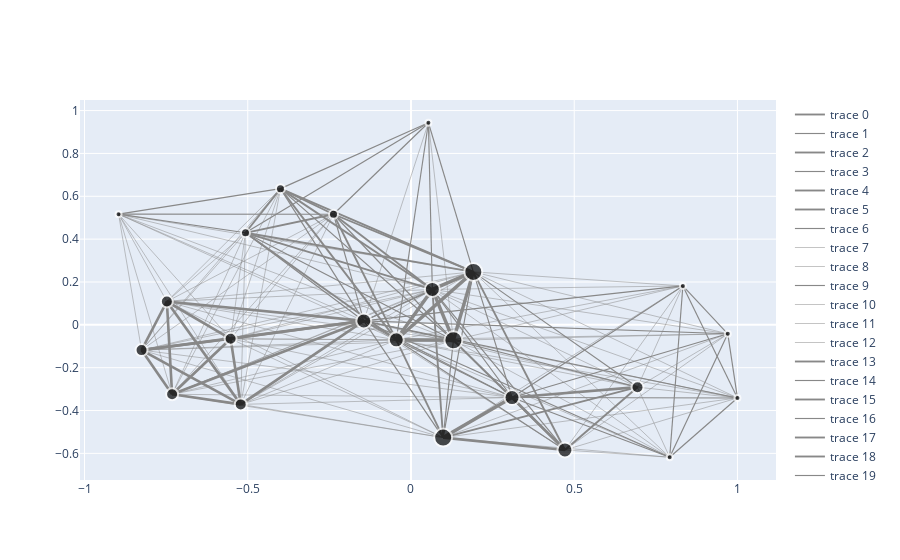

The notebook cell saved with this chart:
### Code cell
fig = go.Figure()

for trace in edge_trace:
    fig.add_trace(trace)

fig.add_trace(node_trace)

fig.show()

### Figure 1 — Plotly figure (JSON) as saved in the notebook; plotly's stock layout.template omitted (floating-point values rounded to 4 significant figures)
{"data": [{"hoverinfo": "none", "line": {"color": "#888", "width": 1.869}, "mode": "lines", "type": "scatter", "x": [-0.507, -0.3998, null], "y": [0.4296, 0.6357, null]}, {"hoverinfo": "none", "line": {"color": "#888", "width": 1.149}, "mode": "lines", "type": "scatter", "x": [-0.507, 0.05334, null], "y": [0.4296, 0.9433, null]}, {"hoverinfo": "none", "line": {"color": "#888", "width": 1.869}, "mode": "lines", "type": "scatter", "x": [-0.507, -0.04505, null], "y": [0.4296, -0.06998, null]}, {"hoverinfo": "none", "line": {"color": "#888", "width": 1.149}, "mode": "lines", "type": "scatter", "x": [-0.507, 0.1299, null], "y": [0.4296, -0.07197, null]}, {"hoverinfo": "none", "line": {"color": "#888", "width": 1.869}, "mode": "lines", "type": "scatter", "x": [-0.507, 0.06538, null], "y": [0.4296, 0.1653, null]}, {"hoverinfo": "none", "line": {"color": "#888", "width": 1.869}, "mode": "lines", "type": "scatter", "x": [-0.507, 0.1909, null], "y": [0.4296, 0.2472, null]}, {"hoverinfo": "none", "line": {"color": "#888", "width": 1.149}, "mode": "lines", "type": "scatter", "x": [-0.507, -0.8958, null], "y": [0.4296, 0.5166, null]}, {"hoverinfo": "none", "line": {"color": "#888", "width": 0.5}, "mode": "lines", "type": "scatter", "x": [-0.507, -0.5525, null], "y": [0.4296, -0.06524, null]}, {"hoverinfo": "none", "line": {"color": "#888", "width": 0.5}, "mode": "lines", "type": "scatter", "x": [-0.507, -0.7478, null], "y": [0.4296, 0.1089, null]}, {"hoverinfo": "none", "line": {"color": "#888", "width": 1.149}, "mode": "lines", "type": "scatter", "x": [-0.507, -0.1446, null], "y": [0.4296, 0.01824, null]}, {"hoverinfo": "none", "line": {"color": "#888", "width": 0.5}, "mode": "lines", "type": "scatter", "x": [-0.507, -0.5215, null], "y": [0.4296, -0.3713, null]}, {"hoverinfo": "none", "line": {"color": "#888", "width": 0.5}, "mode": "lines", "type": "scatter", "x": [-0.507, -0.7318, null], "y": [0.4296, -0.3242, null]}, {"hoverinfo": "none", "line": {"color": "#888", "width": 0.5}, "mode": "lines", "type": "scatter", "x": [-0.507, -0.8254, null], "y": [0.4296, -0.1179, null]}, {"hoverinfo": "none", "line": {"color": "#888", "width": 1.869}, "mode": "lines", "type": "scatter", "x": [-0.507, -0.2374, null], "y": [0.4296, 0.5161, null]}, {"hoverinfo": "none", "line": {"color": "#888", "width": 1.149}, "mode": "lines", "type": "scatter", "x": [-0.3998, 0.05334, null], "y": [0.6357, 0.9433, null]}, {"hoverinfo": "none", "line": {"color": "#888", "width": 1.869}, "mode": "lines", "type": "scatter", "x": [-0.3998, -0.04505, null], "y": [0.6357, -0.06998, null]}, {"hoverinfo": "none", "line": {"color": "#888", "width": 1.149}, "mode": "lines", "type": "scatter", "x": [-0.3998, 0.1299, null], "y": [0.6357, -0.07197, null]}, {"hoverinfo": "none", "line": {"color": "#888", "width": 1.869}, "mode": "lines", "type": "scatter", "x": [-0.3998, 0.06538, null], "y": [0.6357, 0.1653, null]}, {"hoverinfo": "none", "line": {"color": "#888", "width": 1.869}, "mode": "lines", "type": "scatter", "x": [-0.3998, 0.1909, null], "y": [0.6357, 0.2472, null]}, {"hoverinfo": "none", "line": {"color": "#888", "width": 1.149}, "mode": "lines", "type": "scatter", "x": [-0.3998, -0.8958, null], "y": [0.6357, 0.5166, null]}, {"hoverinfo": "none", "line": {"color": "#888", "width": 0.5}, "mode": "lines", "type": "scatter", "x": [-0.3998, -0.5525, null], "y": [0.6357, -0.06524, null]}, {"hoverinfo": "none", "line": {"color": "#888", "width": 0.5}, "mode": "lines", "type": "scatter", "x": [-0.3998, -0.7478, null], "y": [0.6357, 0.1089, null]}, {"hoverinfo": "none", "line": {"color": "#888", "width": 1.149}, "mode": "lines", "type": "scatter", "x": [-0.3998, -0.1446, null], "y": [0.6357, 0.01824, null]}, {"hoverinfo": "none", "line": {"color": "#888", "width": 0.5}, "mode": "lines", "type": "scatter", "x": [-0.3998, -0.5215, null], "y": [0.6357, -0.3713, null]}, {"hoverinfo": "none", "line": {"color": "#888", "width": 0.5}, "mode": "lines", "type": "scatter", "x": [-0.3998, -0.7318, null], "y": [0.6357, -0.3242, null]}, {"hoverinfo": "none", "line": {"color": "#888", "width": 0.5}, "mode": "lines", "type": "scatter", "x": [-0.3998, -0.8254, null], "y": [0.6357, -0.1179, null]}, {"hoverinfo": "none", "line": {"color": "#888", "width": 1.869}, "mode": "lines", "type": "scatter", "x": [-0.3998, -0.2374, null], "y": [0.6357, 0.5161, null]}, {"hoverinfo": "none", "line": {"color": "#888", "width": 1.149}, "mode": "lines", "type": "scatter", "x": [0.05334, -0.04505, null], "y": [0.9433, -0.06998, null]}, {"hoverinfo": "none", "line": {"color": "#888", "width": 0.5}, "mode": "lines", "type": "scatter", "x": [0.05334, 0.1299, null], "y": [0.9433, -0.07197, null]}, {"hoverinfo": "none", "line": {"color": "#888", "width": 1.149}, "mode": "lines", "type": "scatter", "x": [0.05334, 0.06538, null], "y": [0.9433, 0.1653, null]}, {"hoverinfo": "none", "line": {"color": "#888", "width": 1.149}, "mode": "lines", "type": "scatter", "x": [0.05334, 0.1909, null], "y": [0.9433, 0.2472, null]}, {"hoverinfo": "none", "line": {"color": "#888", "width": 0.5}, "mode": "lines", "type": "scatter", "x": [0.05334, -0.1446, null], "y": [0.9433, 0.01824, null]}, {"hoverinfo": "none", "line": {"color": "#888", "width": 1.149}, "mode": "lines", "type": "scatter", "x": [0.05334, -0.2374, null], "y": [0.9433, 0.5161, null]}, {"hoverinfo": "none", "line": {"color": "#888", "width": 3.449}, "mode": "lines", "type": "scatter", "x": [-0.04505, 0.1299, null], "y": [-0.06998, -0.07197, null]}, {"hoverinfo": "none", "line": {"color": "#888", "width": 3.449}, "mode": "lines", "type": "scatter", "x": [-0.04505, 0.06538, null], "y": [-0.06998, 0.1653, null]}, {"hoverinfo": "none", "line": {"color": "#888", "width": 3.449}, "mode": "lines", "type": "scatter", "x": [-0.04505, 0.1909, null], "y": [-0.06998, 0.2472, null]}, {"hoverinfo": "none", "line": {"color": "#888", "width": 0.5}, "mode": "lines", "type": "scatter", "x": [-0.04505, -0.8958, null], "y": [-0.06998, 0.5166, null]}, {"hoverinfo": "none", "line": {"color": "#888", "width": 0.5}, "mode": "lines", "type": "scatter", "x": [-0.04505, -0.5525, null], "y": [-0.06998, -0.06524, null]}, {"hoverinfo": "none", "line": {"color": "#888", "width": 0.5}, "mode": "lines", "type": "scatter", "x": [-0.04505, -0.7478, null], "y": [-0.06998, 0.1089, null]}, {"hoverinfo": "none", "line": {"color": "#888", "width": 1.149}, "mode": "lines", "type": "scatter", "x": [-0.04505, -0.1446, null], "y": [-0.06998, 0.01824, null]}, {"hoverinfo": "none", "line": {"color": "#888", "width": 0.5}, "mode": "lines", "type": "scatter", "x": [-0.04505, -0.5215, null], "y": [-0.06998, -0.3713, null]}, {"hoverinfo": "none", "line": {"color": "#888", "width": 0.5}, "mode": "lines", "type": "scatter", "x": [-0.04505, -0.7318, null], "y": [-0.06998, -0.3242, null]}, {"hoverinfo": "none", "line": {"color": "#888", "width": 0.5}, "mode": "lines", "type": "scatter", "x": [-0.04505, -0.8254, null], "y": [-0.06998, -0.1179, null]}, {"hoverinfo": "none", "line": {"color": "#888", "width": 1.149}, "mode": "lines", "type": "scatter", "x": [-0.04505, 0.4716, null], "y": [-0.06998, -0.5841, null]}, {"hoverinfo": "none", "line": {"color": "#888", "width": 1.149}, "mode": "lines", "type": "scatter", "x": [-0.04505, 0.3095, null], "y": [-0.06998, -0.3393, null]}, {"hoverinfo": "none", "line": {"color": "#888", "width": 1.869}, "mode": "lines", "type": "scatter", "x": [-0.04505, 0.09851, null], "y": [-0.06998, -0.5263, null]}, {"hoverinfo": "none", "line": {"color": "#888", "width": 0.5}, "mode": "lines", "type": "scatter", "x": [-0.04505, 1, null], "y": [-0.06998, -0.3413, null]}, {"hoverinfo": "none", "line": {"color": "#888", "width": 0.5}, "mode": "lines", "type": "scatter", "x": [-0.04505, 0.8328, null], "y": [-0.06998, 0.1816, null]}, {"hoverinfo": "none", "line": {"color": "#888", "width": 0.5}, "mode": "lines", "type": "scatter", "x": [-0.04505, 0.7924, null], "y": [-0.06998, -0.6181, null]}, {"hoverinfo": "none", "line": {"color": "#888", "width": 0.5}, "mode": "lines", "type": "scatter", "x": [-0.04505, 0.9704, null], "y": [-0.06998, -0.04186, null]}, {"hoverinfo": "none", "line": {"color": "#888", "width": 0.5}, "mode": "lines", "type": "scatter", "x": [-0.04505, 0.6939, null], "y": [-0.06998, -0.291, null]}, {"hoverinfo": "none", "line": {"color": "#888", "width": 1.869}, "mode": "lines", "type": "scatter", "x": [-0.04505, -0.2374, null], "y": [-0.06998, 0.5161, null]}, {"hoverinfo": "none", "line": {"color": "#888", "width": 3.449}, "mode": "lines", "type": "scatter", "x": [0.1299, 0.06538, null], "y": [-0.07197, 0.1653, null]}, {"hoverinfo": "none", "line": {"color": "#888", "width": 3.449}, "mode": "lines", "type": "scatter", "x": [0.1299, 0.1909, null], "y": [-0.07197, 0.2472, null]}, {"hoverinfo": "none", "line": {"color": "#888", "width": 0.5}, "mode": "lines", "type": "scatter", "x": [0.1299, -0.8958, null], "y": [-0.07197, 0.5166, null]}, {"hoverinfo": "none", "line": {"color": "#888", "width": 0.5}, "mode": "lines", "type": "scatter", "x": [0.1299, -0.5525, null], "y": [-0.07197, -0.06524, null]}, {"hoverinfo": "none", "line": {"color": "#888", "width": 0.5}, "mode": "lines", "type": "scatter", "x": [0.1299, -0.7478, null], "y": [-0.07197, 0.1089, null]}, {"hoverinfo": "none", "line": {"color": "#888", "width": 1.149}, "mode": "lines", "type": "scatter", "x": [0.1299, -0.1446, null], "y": [-0.07197, 0.01824, null]}, {"hoverinfo": "none", "line": {"color": "#888", "width": 0.5}, "mode": "lines", "type": "scatter", "x": [0.1299, -0.5215, null], "y": [-0.07197, -0.3713, null]}, {"hoverinfo": "none", "line": {"color": "#888", "width": 0.5}, "mode": "lines", "type": "scatter", "x": [0.1299, -0.7318, null], "y": [-0.07197, -0.3242, null]}, {"hoverinfo": "none", "line": {"color": "#888", "width": 0.5}, "mode": "lines", "type": "scatter", "x": [0.1299, -0.8254, null], "y": [-0.07197, -0.1179, null]}, {"hoverinfo": "none", "line": {"color": "#888", "width": 1.869}, "mode": "lines", "type": "scatter", "x": [0.1299, 0.4716, null], "y": [-0.07197, -0.5841, null]}, {"hoverinfo": "none", "line": {"color": "#888", "width": 1.149}, "mode": "lines", "type": "scatter", "x": [0.1299, 0.3095, null], "y": [-0.07197, -0.3393, null]}, {"hoverinfo": "none", "line": {"color": "#888", "width": 1.149}, "mode": "lines", "type": "scatter", "x": [0.1299, 0.09851, null], "y": [-0.07197, -0.5263, null]}, {"hoverinfo": "none", "line": {"color": "#888", "width": 0.5}, "mode": "lines", "type": "scatter", "x": [0.1299, 1, null], "y": [-0.07197, -0.3413, null]}, {"hoverinfo": "none", "line": {"color": "#888", "width": 0.5}, "mode": "lines", "type": "scatter", "x": [0.1299, 0.8328, null], "y": [-0.07197, 0.1816, null]}, {"hoverinfo": "none", "line": {"color": "#888", "width": 0.5}, "mode": "lines", "type": "scatter", "x": [0.1299, 0.7924, null], "y": [-0.07197, -0.6181, null]}, {"hoverinfo": "none", "line": {"color": "#888", "width": 0.5}, "mode": "lines", "type": "scatter", "x": [0.1299, 0.9704, null], "y": [-0.07197, -0.04186, null]}, {"hoverinfo": "none", "line": {"color": "#888", "width": 1.149}, "mode": "lines", "type": "scatter", "x": [0.1299, 0.6939, null], "y": [-0.07197, -0.291, null]}, {"hoverinfo": "none", "line": {"color": "#888", "width": 1.149}, "mode": "lines", "type": "scatter", "x": [0.1299, -0.2374, null], "y": [-0.07197, 0.5161, null]}, {"hoverinfo": "none", "line": {"color": "#888", "width": 3.449}, "mode": "lines", "type": "scatter", "x": [0.06538, 0.1909, null], "y": [0.1653, 0.2472, null]}, {"hoverinfo": "none", "line": {"color": "#888", "width": 0.5}, "mode": "lines", "type": "scatter", "x": [0.06538, -0.8958, null], "y": [0.1653, 0.5166, null]}, {"hoverinfo": "none", "line": {"color": "#888", "width": 0.5}, "mode": "lines", "type": "scatter", "x": [0.06538, -0.5525, null], "y": [0.1653, -0.06524, null]}, {"hoverinfo": "none", "line": {"color": "#888", "width": 0.5}, "mode": "lines", "type": "scatter", "x": [0.06538, -0.7478, null], "y": [0.1653, 0.1089, null]}, {"hoverinfo": "none", "line": {"color": "#888", "width": 1.149}, "mode": "lines", "type": "scatter", "x": [0.06538, -0.1446, null], "y": [0.1653, 0.01824, null]}, {"hoverinfo": "none", "line": {"color": "#888", "width": 0.5}, "mode": "lines", "type": "scatter", "x": [0.06538, -0.5215, null], "y": [0.1653, -0.3713, null]}, {"hoverinfo": "none", "line": {"color": "#888", "width": 0.5}, "mode": "lines", "type": "scatter", "x": [0.06538, -0.7318, null], "y": [0.1653, -0.3242, null]}, {"hoverinfo": "none", "line": {"color": "#888", "width": 0.5}, "mode": "lines", "type": "scatter", "x": [0.06538, -0.8254, null], "y": [0.1653, -0.1179, null]}, {"hoverinfo": "none", "line": {"color": "#888", "width": 1.149}, "mode": "lines", "type": "scatter", "x": [0.06538, 0.4716, null], "y": [0.1653, -0.5841, null]}, {"hoverinfo": "none", "line": {"color": "#888", "width": 1.149}, "mode": "lines", "type": "scatter", "x": [0.06538, 0.3095, null], "y": [0.1653, -0.3393, null]}, {"hoverinfo": "none", "line": {"color": "#888", "width": 1.869}, "mode": "lines", "type": "scatter", "x": [0.06538, 0.09851, null], "y": [0.1653, -0.5263, null]}, {"hoverinfo": "none", "line": {"color": "#888", "width": 0.5}, "mode": "lines", "type": "scatter", "x": [0.06538, 1, null], "y": [0.1653, -0.3413, null]}, {"hoverinfo": "none", "line": {"color": "#888", "width": 0.5}, "mode": "lines", "type": "scatter", "x": [0.06538, 0.8328, null], "y": [0.1653, 0.1816, null]}, {"hoverinfo": "none", "line": {"color": "#888", "width": 0.5}, "mode": "lines", "type": "scatter", "x": [0.06538, 0.7924, null], "y": [0.1653, -0.6181, null]}, {"hoverinfo": "none", "line": {"color": "#888", "width": 0.5}, "mode": "lines", "type": "scatter", "x": [0.06538, 0.9704, null], "y": [0.1653, -0.04186, null]}, {"hoverinfo": "none", "line": {"color": "#888", "width": 0.5}, "mode": "lines", "type": "scatter", "x": [0.06538, 0.6939, null], "y": [0.1653, -0.291, null]}, {"hoverinfo": "none", "line": {"color": "#888", "width": 1.869}, "mode": "lines", "type": "scatter", "x": [0.06538, -0.2374, null], "y": [0.1653, 0.5161, null]}, {"hoverinfo": "none", "line": {"color": "#888", "width": 0.5}, "mode": "lines", "type": "scatter", "x": [0.1909, -0.8958, null], "y": [0.2472, 0.5166, null]}, {"hoverinfo": "none", "line": {"color": "#888", "width": 0.5}, "mode": "lines", "type": "scatter", "x": [0.1909, -0.5525, null], "y": [0.2472, -0.06524, null]}, {"hoverinfo": "none", "line": {"color": "#888", "width": 0.5}, "mode": "lines", "type": "scatter", "x": [0.1909, -0.7478, null], "y": [0.2472, 0.1089, null]}, {"hoverinfo": "none", "line": {"color": "#888", "width": 1.149}, "mode": "lines", "type": "scatter", "x": [0.1909, -0.1446, null], "y": [0.2472, 0.01824, null]}, {"hoverinfo": "none", "line": {"color": "#888", "width": 0.5}, "mode": "lines", "type": "scatter", "x": [0.1909, -0.5215, null], "y": [0.2472, -0.3713, null]}, {"hoverinfo": "none", "line": {"color": "#888", "width": 0.5}, "mode": "lines", "type": "scatter", "x": [0.1909, -0.7318, null], "y": [0.2472, -0.3242, null]}, {"hoverinfo": "none", "line": {"color": "#888", "width": 0.5}, "mode": "lines", "type": "scatter", "x": [0.1909, -0.8254, null], "y": [0.2472, -0.1179, null]}, {"hoverinfo": "none", "line": {"color": "#888", "width": 1.869}, "mode": "lines", "type": "scatter", "x": [0.1909, 0.4716, null], "y": [0.2472, -0.5841, null]}, {"hoverinfo": "none", "line": {"color": "#888", "width": 1.149}, "mode": "lines", "type": "scatter", "x": [0.1909, 0.3095, null], "y": [0.2472, -0.3393, null]}, {"hoverinfo": "none", "line": {"color": "#888", "width": 1.149}, "mode": "lines", "type": "scatter", "x": [0.1909, 0.09851, null], "y": [0.2472, -0.5263, null]}, {"hoverinfo": "none", "line": {"color": "#888", "width": 0.5}, "mode": "lines", "type": "scatter", "x": [0.1909, 1, null], "y": [0.2472, -0.3413, null]}, {"hoverinfo": "none", "line": {"color": "#888", "width": 0.5}, "mode": "lines", "type": "scatter", "x": [0.1909, 0.8328, null], "y": [0.2472, 0.1816, null]}, {"hoverinfo": "none", "line": {"color": "#888", "width": 0.5}, "mode": "lines", "type": "scatter", "x": [0.1909, 0.7924, null], "y": [0.2472, -0.6181, null]}, {"hoverinfo": "none", "line": {"color": "#888", "width": 0.5}, "mode": "lines", "type": "scatter", "x": [0.1909, 0.9704, null], "y": [0.2472, -0.04186, null]}, {"hoverinfo": "none", "line": {"color": "#888", "width": 1.149}, "mode": "lines", "type": "scatter", "x": [0.1909, 0.6939, null], "y": [0.2472, -0.291, null]}, {"hoverinfo": "none", "line": {"color": "#888", "width": 1.869}, "mode": "lines", "type": "scatter", "x": [0.1909, -0.2374, null], "y": [0.2472, 0.5161, null]}, {"hoverinfo": "none", "line": {"color": "#888", "width": 0.5}, "mode": "lines", "type": "scatter", "x": [-0.8958, -0.5525, null], "y": [0.5166, -0.06524, null]}, {"hoverinfo": "none", "line": {"color": "#888", "width": 0.5}, "mode": "lines", "type": "scatter", "x": [-0.8958, -0.7478, null], "y": [0.5166, 0.1089, null]}, {"hoverinfo": "none", "line": {"color": "#888", "width": 0.5}, "mode": "lines", "type": "scatter", "x": [-0.8958, -0.1446, null], "y": [0.5166, 0.01824, null]}, {"hoverinfo": "none", "line": {"color": "#888", "width": 0.5}, "mode": "lines", "type": "scatter", "x": [-0.8958, -0.5215, null], "y": [0.5166, -0.3713, null]}, {"hoverinfo": "none", "line": {"color": "#888", "width": 0.5}, "mode": "lines", "type": "scatter", "x": [-0.8958, -0.7318, null], "y": [0.5166, -0.3242, null]}, {"hoverinfo": "none", "line": {"color": "#888", "width": 0.5}, "mode": "lines", "type": "scatter", "x": [-0.8958, -0.8254, null], "y": [0.5166, -0.1179, null]}, {"hoverinfo": "none", "line": {"color": "#888", "width": 1.149}, "mode": "lines", "type": "scatter", "x": [-0.8958, -0.2374, null], "y": [0.5166, 0.5161, null]}, {"hoverinfo": "none", "line": {"color": "#888", "width": 2.639}, "mode": "lines", "type": "scatter", "x": [-0.5525, -0.7478, null], "y": [-0.06524, 0.1089, null]}, {"hoverinfo": "none", "line": {"color": "#888", "width": 2.639}, "mode": "lines", "type": "scatter", "x": [-0.5525, -0.1446, null], "y": [-0.06524, 0.01824, null]}, {"hoverinfo": "none", "line": {"color": "#888", "width": 2.639}, "mode": "lines", "type": "scatter", "x": [-0.5525, -0.5215, null], "y": [-0.06524, -0.3713, null]}, {"hoverinfo": "none", "line": {"color": "#888", "width": 2.639}, "mode": "lines", "type": "scatter", "x": [-0.5525, -0.7318, null], "y": [-0.06524, -0.3242, null]}, {"hoverinfo": "none", "line": {"color": "#888", "width": 2.639}, "mode": "lines", "type": "scatter", "x": [-0.5525, -0.8254, null], "y": [-0.06524, -0.1179, null]}, {"hoverinfo": "none", "line": {"color": "#888", "width": 0.5}, "mode": "lines", "type": "scatter", "x": [-0.5525, 0.3095, null], "y": [-0.06524, -0.3393, null]}, {"hoverinfo": "none", "line": {"color": "#888", "width": 0.5}, "mode": "lines", "type": "scatter", "x": [-0.5525, 0.09851, null], "y": [-0.06524, -0.5263, null]}, {"hoverinfo": "none", "line": {"color": "#888", "width": 0.5}, "mode": "lines", "type": "scatter", "x": [-0.5525, -0.2374, null], "y": [-0.06524, 0.5161, null]}, {"hoverinfo": "none", "line": {"color": "#888", "width": 2.639}, "mode": "lines", "type": "scatter", "x": [-0.7478, -0.1446, null], "y": [0.1089, 0.01824, null]}, {"hoverinfo": "none", "line": {"color": "#888", "width": 2.639}, "mode": "lines", "type": "scatter", "x": [-0.7478, -0.5215, null], "y": [0.1089, -0.3713, null]}, {"hoverinfo": "none", "line": {"color": "#888", "width": 2.639}, "mode": "lines", "type": "scatter", "x": [-0.7478, -0.7318, null], "y": [0.1089, -0.3242, null]}, {"hoverinfo": "none", "line": {"color": "#888", "width": 2.639}, "mode": "lines", "type": "scatter", "x": [-0.7478, -0.8254, null], "y": [0.1089, -0.1179, null]}, {"hoverinfo": "none", "line": {"color": "#888", "width": 0.5}, "mode": "lines", "type": "scatter", "x": [-0.7478, 0.3095, null], "y": [0.1089, -0.3393, null]}, {"hoverinfo": "none", "line": {"color": "#888", "width": 0.5}, "mode": "lines", "type": "scatter", "x": [-0.7478, 0.09851, null], "y": [0.1089, -0.5263, null]}, {"hoverinfo": "none", "line": {"color": "#888", "width": 0.5}, "mode": "lines", "type": "scatter", "x": [-0.7478, -0.2374, null], "y": [0.1089, 0.5161, null]}, {"hoverinfo": "none", "line": {"color": "#888", "width": 2.639}, "mode": "lines", "type": "scatter", "x": [-0.1446, -0.5215, null], "y": [0.01824, -0.3713, null]}, {"hoverinfo": "none", "line": {"color": "#888", "width": 2.639}, "mode": "lines", "type": "scatter", "x": [-0.1446, -0.7318, null], "y": [0.01824, -0.3242, null]}, {"hoverinfo": "none", "line": {"color": "#888", "width": 2.639}, "mode": "lines", "type": "scatter", "x": [-0.1446, -0.8254, null], "y": [0.01824, -0.1179, null]}, {"hoverinfo": "none", "line": {"color": "#888", "width": 0.5}, "mode": "lines", "type": "scatter", "x": [-0.1446, 0.4716, null], "y": [0.01824, -0.5841, null]}, {"hoverinfo": "none", "line": {"color": "#888", "width": 1.149}, "mode": "lines", "type": "scatter", "x": [-0.1446, 0.3095, null], "y": [0.01824, -0.3393, null]}, {"hoverinfo": "none", "line": {"color": "#888", "width": 1.149}, "mode": "lines", "type": "scatter", "x": [-0.1446, 0.09851, null], "y": [0.01824, -0.5263, null]}, {"hoverinfo": "none", "line": {"color": "#888", "width": 1.149}, "mode": "lines", "type": "scatter", "x": [-0.1446, 1, null], "y": [0.01824, -0.3413, null]}, {"hoverinfo": "none", "line": {"color": "#888", "width": 1.149}, "mode": "lines", "type": "scatter", "x": [-0.1446, 0.8328, null], "y": [0.01824, 0.1816, null]}, {"hoverinfo": "none", "line": {"color": "#888", "width": 1.149}, "mode": "lines", "type": "scatter", "x": [-0.1446, 0.7924, null], "y": [0.01824, -0.6181, null]}, {"hoverinfo": "none", "line": {"color": "#888", "width": 1.149}, "mode": "lines", "type": "scatter", "x": [-0.1446, 0.9704, null], "y": [0.01824, -0.04186, null]}, {"hoverinfo": "none", "line": {"color": "#888", "width": 0.5}, "mode": "lines", "type": "scatter", "x": [-0.1446, 0.6939, null], "y": [0.01824, -0.291, null]}, {"hoverinfo": "none", "line": {"color": "#888", "width": 1.149}, "mode": "lines", "type": "scatter", "x": [-0.1446, -0.2374, null], "y": [0.01824, 0.5161, null]}, {"hoverinfo": "none", "line": {"color": "#888", "width": 2.639}, "mode": "lines", "type": "scatter", "x": [-0.5215, -0.7318, null], "y": [-0.3713, -0.3242, null]}, {"hoverinfo": "none", "line": {"color": "#888", "width": 2.639}, "mode": "lines", "type": "scatter", "x": [-0.5215, -0.8254, null], "y": [-0.3713, -0.1179, null]}, {"hoverinfo": "none", "line": {"color": "#888", "width": 0.5}, "mode": "lines", "type": "scatter", "x": [-0.5215, 0.3095, null], "y": [-0.3713, -0.3393, null]}, {"hoverinfo": "none", "line": {"color": "#888", "width": 0.5}, "mode": "lines", "type": "scatter", "x": [-0.5215, 0.09851, null], "y": [-0.3713, -0.5263, null]}, {"hoverinfo": "none", "line": {"color": "#888", "width": 0.5}, "mode": "lines", "type": "scatter", "x": [-0.5215, -0.2374, null], "y": [-0.3713, 0.5161, null]}, {"hoverinfo": "none", "line": {"color": "#888", "width": 2.639}, "mode": "lines", "type": "scatter", "x": [-0.7318, -0.8254, null], "y": [-0.3242, -0.1179, null]}, {"hoverinfo": "none", "line": {"color": "#888", "width": 0.5}, "mode": "lines", "type": "scatter", "x": [-0.7318, 0.3095, null], "y": [-0.3242, -0.3393, null]}, {"hoverinfo": "none", "line": {"color": "#888", "width": 0.5}, "mode": "lines", "type": "scatter", "x": [-0.7318, 0.09851, null], "y": [-0.3242, -0.5263, null]}, {"hoverinfo": "none", "line": {"color": "#888", "width": 0.5}, "mode": "lines", "type": "scatter", "x": [-0.7318, -0.2374, null], "y": [-0.3242, 0.5161, null]}, {"hoverinfo": "none", "line": {"color": "#888", "width": 0.5}, "mode": "lines", "type": "scatter", "x": [-0.8254, 0.3095, null], "y": [-0.1179, -0.3393, null]}, {"hoverinfo": "none", "line": {"color": "#888", "width": 0.5}, "mode": "lines", "type": "scatter", "x": [-0.8254, 0.09851, null], "y": [-0.1179, -0.5263, null]}, {"hoverinfo": "none", "line": {"color": "#888", "width": 0.5}, "mode": "lines", "type": "scatter", "x": [-0.8254, -0.2374, null], "y": [-0.1179, 0.5161, null]}, {"hoverinfo": "none", "line": {"color": "#888", "width": 2.639}, "mode": "lines", "type": "scatter", "x": [0.4716, 0.3095, null], "y": [-0.5841, -0.3393, null]}, {"hoverinfo": "none", "line": {"color": "#888", "width": 2.639}, "mode": "lines", "type": "scatter", "x": [0.4716, 0.09851, null], "y": [-0.5841, -0.5263, null]}, {"hoverinfo": "none", "line": {"color": "#888", "width": 0.5}, "mode": "lines", "type": "scatter", "x": [0.4716, 1, null], "y": [-0.5841, -0.3413, null]}, {"hoverinfo": "none", "line": {"color": "#888", "width": 0.5}, "mode": "lines", "type": "scatter", "x": [0.4716, 0.8328, null], "y": [-0.5841, 0.1816, null]}, {"hoverinfo": "none", "line": {"color": "#888", "width": 0.5}, "mode": "lines", "type": "scatter", "x": [0.4716, 0.7924, null], "y": [-0.5841, -0.6181, null]}, {"hoverinfo": "none", "line": {"color": "#888", "width": 0.5}, "mode": "lines", "type": "scatter", "x": [0.4716, 0.9704, null], "y": [-0.5841, -0.04186, null]}, {"hoverinfo": "none", "line": {"color": "#888", "width": 1.869}, "mode": "lines", "type": "scatter", "x": [0.4716, 0.6939, null], "y": [-0.5841, -0.291, null]}, {"hoverinfo": "none", "line": {"color": "#888", "width": 3.449}, "mode": "lines", "type": "scatter", "x": [0.3095, 0.09851, null], "y": [-0.3393, -0.5263, null]}, {"hoverinfo": "none", "line": {"color": "#888", "width": 1.149}, "mode": "lines", "type": "scatter", "x": [0.3095, 1, null], "y": [-0.3393, -0.3413, null]}, {"hoverinfo": "none", "line": {"color": "#888", "width": 1.149}, "mode": "lines", "type": "scatter", "x": [0.3095, 0.8328, null], "y": [-0.3393, 0.1816, null]}, {"hoverinfo": "none", "line": {"color": "#888", "width": 1.149}, "mode": "lines", "type": "scatter", "x": [0.3095, 0.7924, null], "y": [-0.3393, -0.6181, null]}, {"hoverinfo": "none", "line": {"color": "#888", "width": 1.149}, "mode": "lines", "type": "scatter", "x": [0.3095, 0.9704, null], "y": [-0.3393, -0.04186, null]}, {"hoverinfo": "none", "line": {"color": "#888", "width": 2.639}, "mode": "lines", "type": "scatter", "x": [0.3095, 0.6939, null], "y": [-0.3393, -0.291, null]}, {"hoverinfo": "none", "line": {"color": "#888", "width": 0.5}, "mode": "lines", "type": "scatter", "x": [0.09851, 1, null], "y": [-0.5263, -0.3413, null]}, {"hoverinfo": "none", "line": {"color": "#888", "width": 0.5}, "mode": "lines", "type": "scatter", "x": [0.09851, 0.8328, null], "y": [-0.5263, 0.1816, null]}, {"hoverinfo": "none", "line": {"color": "#888", "width": 0.5}, "mode": "lines", "type": "scatter", "x": [0.09851, 0.7924, null], "y": [-0.5263, -0.6181, null]}, {"hoverinfo": "none", "line": {"color": "#888", "width": 0.5}, "mode": "lines", "type": "scatter", "x": [0.09851, 0.9704, null], "y": [-0.5263, -0.04186, null]}, {"hoverinfo": "none", "line": {"color": "#888", "width": 1.869}, "mode": "lines", "type": "scatter", "x": [0.09851, 0.6939, null], "y": [-0.5263, -0.291, null]}, {"hoverinfo": "none", "line": {"color": "#888", "width": 1.149}, "mode": "lines", "type": "scatter", "x": [1, 0.8328, null], "y": [-0.3413, 0.1816, null]}, {"hoverinfo": "none", "line": {"color": "#888", "width": 1.149}, "mode": "lines", "type": "scatter", "x": [1, 0.7924, null], "y": [-0.3413, -0.6181, null]}, {"hoverinfo": "none", "line": {"color": "#888", "width": 1.149}, "mode": "lines", "type": "scatter", "x": [1, 0.9704, null], "y": [-0.3413, -0.04186, null]}, {"hoverinfo": "none", "line": {"color": "#888", "width": 0.5}, "mode": "lines", "type": "scatter", "x": [1, 0.6939, null], "y": [-0.3413, -0.291, null]}, {"hoverinfo": "none", "line": {"color": "#888", "width": 1.149}, "mode": "lines", "type": "scatter", "x": [0.8328, 0.7924, null], "y": [0.1816, -0.6181, null]}, {"hoverinfo": "none", "line": {"color": "#888", "width": 1.149}, "mode": "lines", "type": "scatter", "x": [0.8328, 0.9704, null], "y": [0.1816, -0.04186, null]}, {"hoverinfo": "none", "line": {"color": "#888", "width": 0.5}, "mode": "lines", "type": "scatter", "x": [0.8328, 0.6939, null], "y": [0.1816, -0.291, null]}, {"hoverinfo": "none", "line": {"color": "#888", "width": 1.149}, "mode": "lines", "type": "scatter", "x": [0.7924, 0.9704, null], "y": [-0.6181, -0.04186, null]}, {"hoverinfo": "none", "line": {"color": "#888", "width": 0.5}, "mode": "lines", "type": "scatter", "x": [0.7924, 0.6939, null], "y": [-0.6181, -0.291, null]}, {"hoverinfo": "none", "line": {"color": "#888", "width": 0.5}, "mode": "lines", "type": "scatter", "x": [0.9704, 0.6939, null], "y": [-0.04186, -0.291, null]}, {"hoverinfo": "text", "marker": {"color": [], "line": {"width": 2}, "size": [9, 9, 6, 15, 18, 15, 18, 6, 12, 12, 15, 12, 12, 12, 15, 15, 18, 6, 6, 6, 6, 12, 9]}, "mode": "markers", "text": ["Theseus", "Hippolyta", "Egeus", "Hermia", "Helena", "Lysander", "Demetrius", "Philostrate", "Quince", "Snug", "Bottom", "Flute", "Snout", "Starveling", "Oberon", "Titania", "Puck", "Peaseblossom", "Cobweb", "Moth", "Mustardseed", "Fairies", "Attendants"], "type": "scatter", "x": [-0.507, -0.3998, 0.05334, -0.04505, 0.1299, 0.06538, 0.1909, -0.8958, -0.5525, -0.7478, -0.1446, -0.5215, -0.7318, -0.8254, 0.4716, 0.3095, 0.09851, 1, 0.8328, 0.7924, 0.9704, 0.6939, -0.2374], "y": [0.4296, 0.6357, 0.9433, -0.06998, -0.07197, 0.1653, 0.2472, 0.5166, -0.06524, 0.1089, 0.01824, -0.3713, -0.3242, -0.1179, -0.5841, -0.3393, -0.5263, -0.3413, 0.1816, -0.6181, -0.04186, -0.291, 0.5161]}], "layout": {}}
